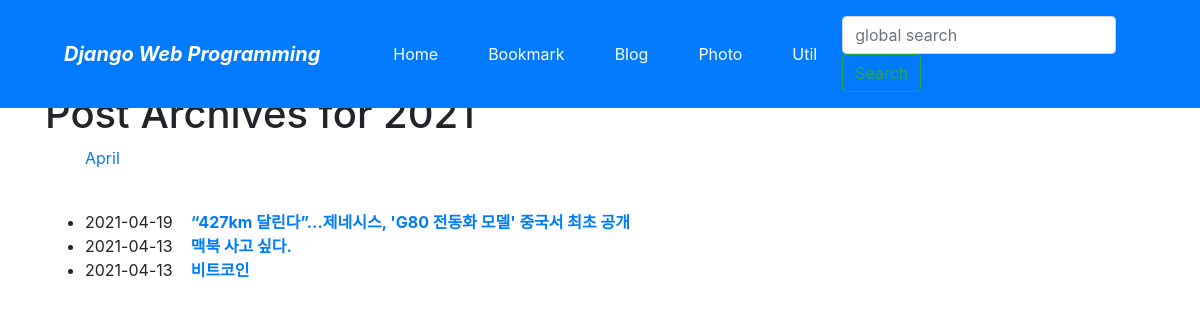
The app's page /blog/archive/2021/ with its own data.
### blog/models.py (models this page shows, shortened)
class Post(models.Model):
    title = models.CharField(verbose_name='TITLE',max_length=50)
    slug = models.SlugField('SLUG',unique=True,allow_unicode=True, help_text='one word for title alias')
    description = models.CharField('DESCRIPTION',max_length=100,blank=True,help_text='simple description text.')
    content = models.TextField('CONTENT')
    create_dt = models.DateTimeField('CREATE DATE', auto_now_add=True)
    modify_dt = models.DateTimeField('MODIFY DATE', auto_now=True)
    class Meta:
        verbose_name = 'post'
        verbose_name_plural = 'posts'
        db_table = 'blog_posts'
        ordering = ('-modify_dt',)
    def get_absolute_url(self):
        return reverse('blog:post_detail', args=(self.slug,))

### blog/views.py (the view)
# urls.py: path('archive/<int:year>/', views.PostYAV.as_view(), name='post_year_archive'),  # /blog/archive/2019/
class PostYAV(YearArchiveView):
    model = Post
    date_field = 'modify_dt'
    make_object_list = True

### blog/templates/blog/post_archive_year.html (shortened to what this page needs)
{% extends "base.html" %}
{% block content %}
<h1>Post Archives for {{ year|date:"Y" }}</h1>
<ul>
    {% for date in date_list %}
    <li style="display: inline;">
        <a href="{% url 'blog:post_month_archive' year|date:'Y' date|date:'b' %}">{{ date|date:"F"}}</a>
    </li>
    {% endfor %}
</ul>
<br>
<div>
    <ul>
        {% for post in object_list %}
        <li>{{ post.modify_dt|date:"Y-m-d" }}&nbsp;&nbsp;&nbsp;
        <a href="{{ post.get_absolute_url }}"><strong>{{ post.title }}</strong></a></li>
        {% endfor %}
    </ul>
</div>
{% endblock %}

### records on screen
Post: modify_dt "2021-04-19", title "“427km 달린다”…제네시스, 'G80 전동화 모델' 중국서 최초 공개"
Post: modify_dt "2021-04-13", title "맥북 사고 싶다."
Post: modify_dt "2021-04-13", title "비트코인"

### other values on screen
{{ year|date:"Y" }} "2021"
{{ date|date:"F" }} "April"
